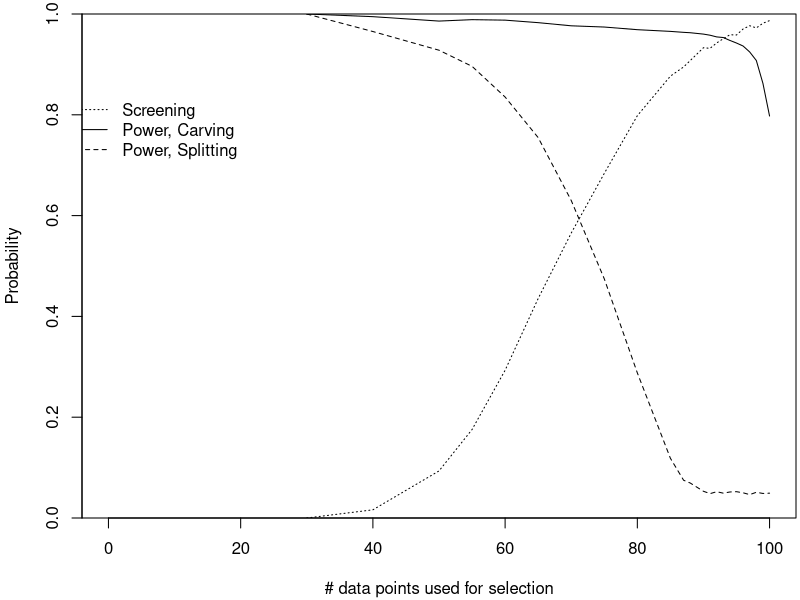
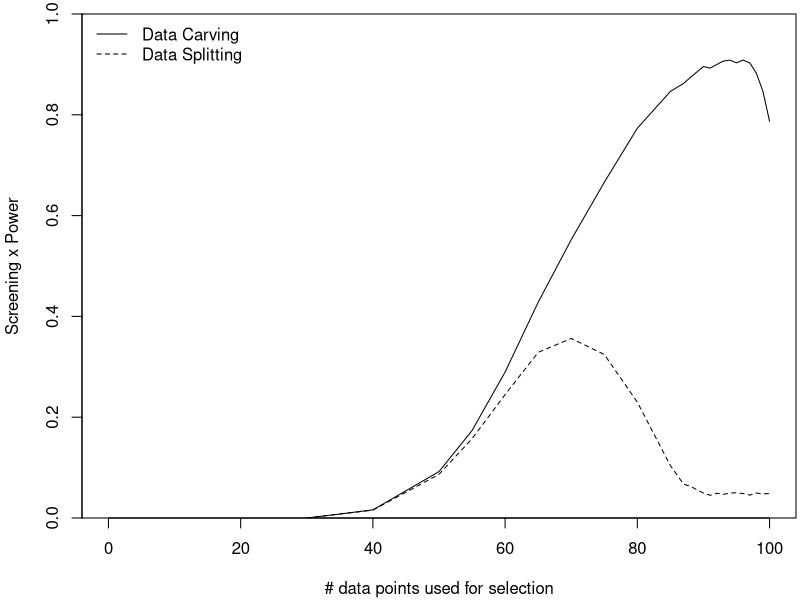

The R source for these figures, in order:

data <- read.table("summary.csv",sep=",",header=T)

pdf("tradeoff1_will.pdf",height=3.5,width=3.5)
par(yaxs="i",mar=c(4.1,4.1,0.7,0.2))
matplot(100*data$split,data[,c(6,5,4)],type="l",
        main="",xlab="# data points used for selection",ylab="Probability",
        lty=3:1,col=1,xlim=c(0,100),ylim=c(0,1))
legend(-7,.85,legend=c("Screening","Power, Carving","Power, Splitting"),bty="n",lty=c(3,1,2),
       cex=1)
dev.off()

pdf("tradeoff2_will.pdf",height=3.5,width=3.5)
par(yaxs="i",mar=c(4.1,4.1,0.7,0.2))
matplot(100*data$split,data[,6]*data[,c(5,4)],type="l",
        main="",xlab="# data points used for selection",ylab="Screening x Power",
        lty=2:1,col=1,xlim=c(0,100),ylim=c(0,1))
legend("topleft",legend=c("Data Carving","Data Splitting"),bty="n",lty=c(1,2),
       cex=1)
dev.off()
